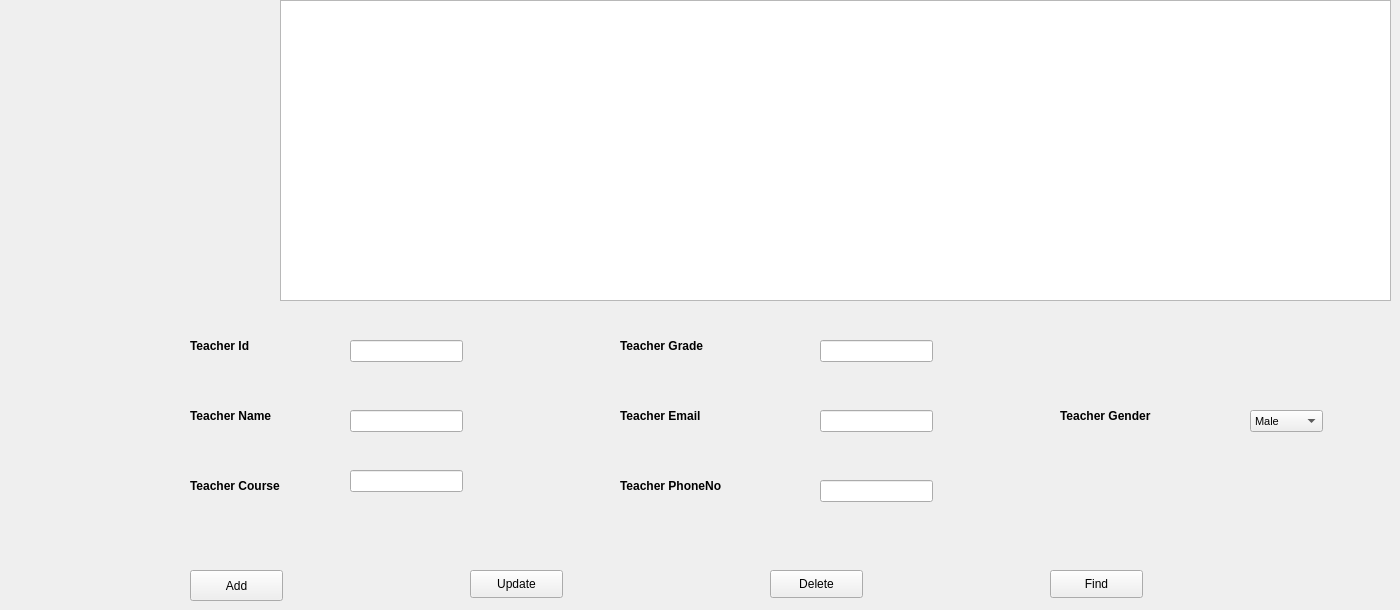
        <widget class="QWidget" name="Teachers_2">
         <widget class="QLabel" name="teacherid_label_2">
          <property name="geometry">
           <rect>
            <x>190</x>
            <y>330</y>
            <width>91</width>
            <height>31</height>
           </rect>
          </property>
          <property name="font">
           <font>
            <pointsize>9</pointsize>
            <weight>75</weight>
            <bold>true</bold>
           </font>
          </property>
          <property name="text">
           <string>Teacher Id</string>
          </property>
         </widget>
         <widget class="QLineEdit" name="teacherid_lineEdit_2">
          <property name="geometry">
           <rect>
            <x>350</x>
            <y>340</y>
            <width>113</width>
            <height>22</height>
           </rect>
          </property>
         </widget>
         <widget class="QLabel" name="teachername_label_2">
          <property name="geometry">
           <rect>
            <x>190</x>
            <y>400</y>
            <width>111</width>
            <height>31</height>
           </rect>
          </property>
          <property name="font">
           <font>
            <pointsize>9</pointsize>
            <weight>75</weight>
            <bold>true</bold>
           </font>
          </property>
          <property name="text">
           <string>Teacher Name</string>
          </property>
         </widget>
         <widget class="QLineEdit" name="teachercourse_lineEdit_2">
          <property name="geometry">
           <rect>
            <x>350</x>
            <y>470</y>
            <width>113</width>
            <height>22</height>
           </rect>
          </property>
         </widget>
         <widget class="QLabel" name="teachercourse_label_2">
          <property name="geometry">
           <rect>
            <x>190</x>
            <y>470</y>
            <width>121</width>
            <height>31</height>
           </rect>
          </property>
          <property name="font">
           <font>
            <pointsize>9</pointsize>
            <weight>75</weight>
            <bold>true</bold>
           </font>
          </property>
          <property name="text">
           <string>Teacher Course</string>
          </property>
         </widget>
         <widget class="QLineEdit" name="teachername_lineEdit_2">
          <property name="geometry">
           <rect>
            <x>350</x>
            <y>410</y>
            <width>113</width>
            <height>22</height>
           </rect>
          </property>
         </widget>
         <widget class="QLabel" name="teachergrade_label_3">
          <property name="geometry">
           <rect>
            <x>620</x>
            <y>330</y>
            <width>121</width>
            <height>31</height>
           </rect>
          </property>
          <property name="font">
           <font>
            <pointsize>9</pointsize>
            <weight>75</weight>
            <bold>true</bold>
           </font>
          </property>
          <property name="text">
           <string>Teacher Grade</string>
          </property>
         </widget>
         <widget class="QLabel" name="teacheremail_label_2">
          <property name="geometry">
           <rect>
            <x>620</x>
            <y>400</y>
            <width>121</width>
            <height>31</height>
           </rect>
          </property>
          <property name="font">
           <font>
            <pointsize>9</pointsize>
            <weight>75</weight>
            <bold>true</bold>
           </font>
          </property>
          <property name="text">
           <string>Teacher Email</string>
          </property>
         </widget>
         <widget class="QLabel" name="teacherphoneno_label_2">
          <property name="geometry">
           <rect>
            <x>620</x>
            <y>470</y>
            <width>131</width>
            <height>31</height>
           </rect>
          </property>
          <property name="font">
           <font>
            <pointsize>9</pointsize>
            <weight>75</weight>
            <bold>true</bold>
           </font>
          </property>
          <property name="text">
           <string>Teacher PhoneNo</string>
          </property>
         </widget>
         <widget class="QComboBox" name="teachergender_comboBox_2">
          <property name="geometry">
           <rect>
            <x>1250</x>
            <y>410</y>
            <width>73</width>
            <height>22</height>
           </rect>
          </property>
          <property name="font">
           <font>
            <pointsize>8</pointsize>
           </font>
          </property>
          <item>
           <property name="text">
            <string>Male</string>
           </property>
          </item>
          <item>
           <property name="text">
            <string>Female</string>
           </property>
          </item>
         </widget>
         <widget class="QLabel" name="teachergrade_label_4">
          <property name="geometry">
           <rect>
            <x>1060</x>
            <y>400</y>
            <width>121</width>
            <height>31</height>
           </rect>
          </property>
          <property name="font">
           <font>
            <pointsize>9</pointsize>
            <weight>75</weight>
            <bold>true</bold>
           </font>
          </property>
          <property name="text">
           <string>Teacher Gender</string>
          </property>
         </widget>
         <widget class="QLineEdit" name="teachergrade_lineEdit_2">
          <property name="geometry">
           <rect>
            <x>820</x>
            <y>340</y>
            <width>113</width>
            <height>22</height>
           </rect>
          </property>
         </widget>
         <widget class="QLineEdit" name="teacheremail_lineEdit_2">
          <property name="geometry">
           <rect>
            <x>820</x>
            <y>410</y>
            <width>113</width>
            <height>22</height>
           </rect>
          </property>
         </widget>
         <widget class="QLineEdit" name="teacherphoneno_lineEdit_2">
          <property name="geometry">
           <rect>
            <x>820</x>
            <y>480</y>
            <width>113</width>
            <height>22</height>
           </rect>
          </property>
         </widget>
         <widget class="QPushButton" name="teacher_add_button_2">
          <property name="geometry">
           <rect>
            <x>190</x>
            <y>570</y>
            <width>93</width>
            <height>31</height>
           </rect>
          </property>
          <property name="text">
           <string>Add</string>
          </property>
         </widget>
         <widget class="QPushButton" name="teacher_update_button_2">
          <property name="geometry">
           <rect>
            <x>470</x>
            <y>570</y>
            <width>93</width>
            <height>28</height>
           </rect>
          </property>
          <property name="text">
           <string>Update</string>
          </property>
         </widget>
         <widget class="QPushButton" name="teacher_delete_button_2">
          <property name="geometry">
           <rect>
            <x>770</x>
            <y>570</y>
            <width>93</width>
            <height>28</height>
           </rect>
          </property>
          <property name="text">
           <string>Delete</string>
          </property>
         </widget>
         <widget class="QPushButton" name="teacher_find_button_2">
          <property name="geometry">
           <rect>
            <x>1050</x>
            <y>570</y>
            <width>93</width>
            <height>28</height>
           </rect>
          </property>
          <property name="text">
           <string>Find</string>
          </property>
         </widget>
         <widget class="QTableWidget" name="teachertable_widget_2">
          <property name="geometry">
           <rect>
            <x>280</x>
            <y>0</y>
            <width>1111</width>
            <height>301</height>
           </rect>
          </property>
         </widget>
        </widget>
